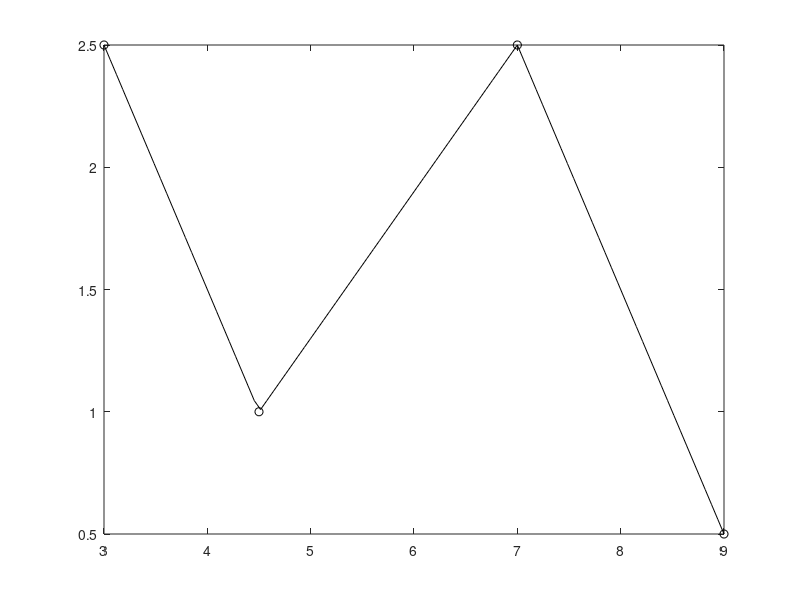

This chart was generated by the following MATLAB code: (Note: this script raises an error after producing the figure.)
%% Interpolation
% interpolation curve intersects exactly at data points

%% 1D

%% Interpolation with global polynomial functions
% n data points can be fitted exactly by a polynomial (n-1)th degree  
% but there may be unwanted overshoots, which usually
% increase with the polynomial degree.

% http://en.wikipedia.org/wiki/Runge%27s_phenomenon
clear, clf, clc
x0=linspace(-3,3);
y=@(x) 1./(1+25*x.^2);
plot(x0,y(x0),'k','LineWidth',2), hold on
title('y = 1/(1+25*x^2)')

pg=8:4:16;      % polynomial degree
c='gbr';        % color vector
for i=1:length(pg)
    x=linspace(-3,3,pg(i)+1);
    p=polyfit(x,y(x),pg(i));    % polynomial interpolation
    h(i)=plot(x0,polyval(p,x0),c(i));
    plot(x,y(x),['o',c(i)]);
    axis manual     % freeze axis scale
    % only show legend for plots in handle h
    legend(h,num2str(pg(1:i)')) 
    pause           % wait for key
end

%% Interpolation with local (between two data points) polynomial functions
% Splines nth degree

clear,clc,clf
x=[3 4.5 7 9];
y=[2.5 1 2.5 0.5];
xx=linspace(x(1),x(end));
h(1)=plot(x,y,'ko'); hold on

% Spline 1. degree: line y=a*x+b
% 2 data points, 2 unknown parameters a,b -> unique solution
% Disadvantage: Function not differentiable
ys1=interp1(x,y,xx,'linear');   % linear = default
h(2)=plot(xx,ys1,'k');
% plot command applies linear interpolation

% Spline 2. degree: parabola y = a + b*x + c*x^2
% three parabolas are searched -> 3*3 = 9 parameters
% One parabola must intersect with each boundray node and both other 
% nodes must intersect with two parabolas -> 2+2*2=6 equations
% The slope of adjacent parabolas must be equal -> 2 equations
% 1 equation is missing -> here: Initial curvature=0 (arbitrary condition)
% Disadvantage: Asymmetry, function 1x, but not 2x differentiable
dx=diff(x);dy=diff(y);
% there is no matlab command for second degree splines 
% The parameters are determined by a system of equations
syms b1 b2 b3 c1 c2 c3
% parabolas start at nodes -> ai=yi
[b(1),b(2),b(3),c(1),c(2),c(3)]= solve(c1==0,... % curvature of first parabola = 0
    b1+2*dx(1)*c1==b2, b2+2*dx(2)*c2==b3, ...    % 1st derivative identical
    b1*dx(1)+c1*dx(1)^2==dy(1), b2*dx(2)+c2*dx(2)^2==dy(2), b3*dx(3)+c3*dx(3)^2==dy(3));
s=@(a,b,c,x0,x) a+b*(x-x0)+c*(x-x0).^2;
for i=1:3
    xi=linspace(x(i),x(i+1));
    h(3)=plot(xi,s(y(i),eval(b(i)),eval(c(i)),x(i),xi),'g');
end

% cubic spline: cubic polynomial y=a*x^3+b*x^2+c*x+d
% three polynomials of 3rd order are searched -> 3*4 = 12 parameters
% One cubic polynomial must intersect with each boundray node and both other 
% nodes must intersect with two cubic polynomials -> 2+2*2=6 equations
% Slope and curvature of adjacent cubic polynomial must be equal -> 4 equations
% 2 equations are missing -> e.g. slope at the edge 
ys3c = spline(x,[0 y 0],xx);  % clamped
h(4)=plot(xx,ys3c,'r');

% or default:  3. derivative on the nodes next to the boundary nodes are equal 
ys3=interp1(x,y,xx,'spline');
h(5)=plot(xx,ys3,'b');
% Advantage: symmetry, 2x differentiable

% cubic splines with four nodes is equivalent to polynomial intepolation
p = polyfit(x,y,3);
h(6)=plot(xx,polyval(p,xx),'c--');
legend(h,'Data','linear','spline2','spline3c','spline3','poly')


%% Other approximation functions in matlab
clear,clc,clf
% You perform a test drive on an automobile where you alternately
% accelerate the automobile and then hold it at a steady velocity.
% Note that you never decelerate during the experiment.
% The time series of spot measurements of velocity can be tabulated as
% -> best one is pchip
x = [0 20 40 56 68 80 84 96 104 110];
y = [0 20 20 38 80 80 100 100 125 125];
x2 = linspace(0,110);
yl = interp1(x,y,x2);
subplot(221),plot(x,y,'o',x2,yl), title('linear')
yn = interp1(x,y,x2,'nearest');
subplot(222),plot(x,y,'o',x2,yn), title('nearest')
ys = interp1(x,y,x2,'spline');
subplot(223),plot(x,y,'o',x2,ys), title('spline')
yh = interp1(x,y,x2,'pchip');
subplot(224),plot(x,y,'o',x2,yh), title('pchip')

 % pchip: Piecewise cubic Hermite interpolation
 % Only 1x differentiable, but shape preserving, no overshoot
 
 % Since 2017b there is also makima interpolation (between pchip and spline)

%% exercise 20.1: Sinus interpolation
% try all four approximation functions 
% try n=6 and n=7 interpolation nodes
clear, clf, clc
n=7; % nb data points
x = linspace(0,2*pi,n); 
fun = @(x) sin(x); 
y = fun(x);

x2 = linspace(0,2*pi,1000);
y2 = fun(x2);

yl = interp1(x,y,x2);
subplot(221),plot(x,y,'bo',x2,y2,'b-',x2,yl,'r-'), title('linear')
yn = interp1(x,y,x2,'nearest');
subplot(222),plot(x,y,'bo',x2,y2,'b-',x2,yn,'r-'), title('nearest')
ys = interp1(x,y,x2,'spline');
subplot(223),plot(x,y,'bo',x2,y2,'b-',x2,ys,'r-'), title('spline')
yh = interp1(x,y,x2,'pchip');
subplot(224),plot(x,y,'bo',x2,y2,'b-',x2,yh,'r-'), title('pchip')

%% exercise 20.2
% In a moving object there are two sensors.
% one measures x(t) the other y(t) at various times t 
% sim20_dataX.txt     t, x(t)
% sim20_dataY.txt     t, y(t)
% Plot the trajectory x(y) of the object 
% hint: for a reasonable plot x,y need the same time base

dataX = load('data/sim20_dataX.txt');
tx = dataX(:,1);
x = dataX(:,2);

dataY = load('data/sim20_dataY.txt');
ty = dataY(:,1);
y = dataY(:,2);

yInterpolated = interp1(ty,y,tx);

plot(x, yInterpolated);

%% Fourier interpoltion for periodic function (based on FFT)
clear,clc,clf
% original signal with fine sampling
y=@(x) sin(2*pi*x)+sin(2*pi*5*x);
n=1000;      
ts=1/n;      
x = 0:ts:(n-1)*ts;
plot(x,y(x),'k'), hold on

% low sampling rate
n1=12;   % Test n1=9 below Nyquist limit
ts1=1/n1;               % sampling time
x1 = 0:ts1:(n1-1)*ts1;  
plot(x1,y(x1),'ko')

% Spline interpolation
yspline = interp1(x1,y(x1),x,'spline');
plot(x,yspline,'b-')
% Fourier interpolation
yinterpft=interpft(y(x1),n);
plot(x,yinterpft,'r--');

legend('original','samples','spline','interpft')
ylim([-2.5,2.5])

%% fill missing data  

figure(1),clf
x = [-4*pi:0.1:0, 0.1:0.2:4*pi];
A = sin(x);
A(A < 0.75 & A > 0.5) = NaN;    % missing data
[F,idx] = fillmissing(A,'linear','SamplePoints',x);
plot(x,A,'.', x(idx),F(idx),'o')
xlabel('x');
ylabel('sin(x)')
legend('Original Data','Filled Missing Data')

%% 2D interpolation

%% generate more data in 2D space
clear, clf, clc

% coarse grid
v1=-3:.5:3;
[X,Y] = meshgrid(v1);
Z = peaks(X,Y);
plot3(X,Y,Z,'k.'), hold on
surf(X,Y,Z), hold off
legend('measured data')

% fine grid
v2=-3:0.1:3;
[XI,YI] = meshgrid(v2);
% interpolate original data X,Y,Z on fine grid XI,YI
ZI = interp2(X,Y,Z,XI,YI,'spline');
plot3(X,Y,Z,'k.','MarkerSize',12), hold on
surf(XI,YI,ZI)
hold off
legend('measured data')

%% exercise 20.3 cut line
% The plot shows the contour lines of the given function Z(X,Y).
% Plot the function along the black line

clear, clf, clc

x=3:-.01:-3;
a=1;
[X,Y]=meshgrid(x);
Z=100*(Y-X.^2).^2+(a-X).^2;
contour(X,Y,Z,0:50:1000)
hold on; colorbar;grid on;
x1=-1:0.1:2;
y1=2-x1;
plot(x1,y1,'k')
hold off;

zi = interp2(X,Y,Z,x1,y1);
plot(x1,zi)

%% interp2 needs regular grids
% alternative griddata(xv,yv,zv,gvx,gvy)
% generates from any data vector x,y,z
% the data values on the grid spanned by gvx, gvy

clear,clf;
v1=-3:0.5:3;
[X,Y] = meshgrid(v1);
n=floor(0.3*numel(X));    % delete 30% of the data
x=randi(numel(X),n,1);    % this is done by random selection
X(x)=[];Y(x)=[];Z = peaks(X,Y);
plot3(X,Y,Z,'k.'), hold on
v2=-3:0.125:3;
[XI,YI,ZI] = griddata(X,Y,Z,v2,v2','cubic')
mesh(XI,YI,ZI)


%% exercise 20.4 
%todo: lookup solution of this problem

% find the 10 missing table entries 
% in sim20_Table2D.xls by interpolation
% the coordinates are in the first row or column.
% a) Visualize the original data with surf
% b) interpolate missing data
% c) visualize interpolated data with surf
% Hint: 
% NaN entries have to be filtered or deleted for the griddata command 
% The isnan() command is useful for this.

clear,clc,clf

data = xlsread('data/sim20_Table2D.xls');
x = data(1,2:end);
y = data(2:end,1);

% a)
subplot(131)
surf(data);

% b)
[X,Y] = meshgrid(x,y)
indices = find(isnan(data));
data(indices) = [];
X(indices) = [];
Y(indices) = [];

filled = fillmissing(data,'linear');

% c)
subplot(133)
surf(x,y,filled)


